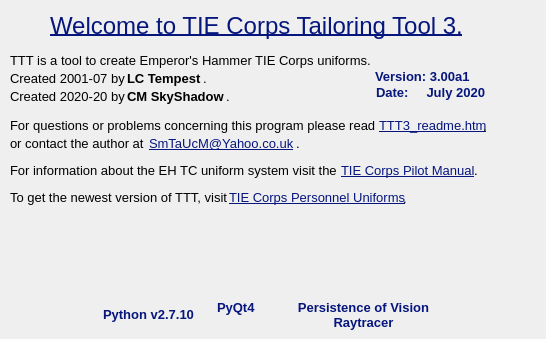
    <widget class="QWidget" name="tabInfo">
     <attribute name="title">
      <string>Info</string>
     </attribute>
     <widget class="QLabel" name="label_4">
      <property name="geometry">
       <rect>
        <x>50</x>
        <y>10</y>
        <width>461</width>
        <height>31</height>
       </rect>
      </property>
      <property name="font">
       <font>
        <family>Arial</family>
        <pointsize>18</pointsize>
        <weight>50</weight>
        <bold>false</bold>
        <underline>true</underline>
       </font>
      </property>
      <property name="styleSheet">
       <string notr="true">color: rgb(6, 22, 125);</string>
      </property>
      <property name="text">
       <string>Welcome to TIE Corps Tailoring Tool 3.</string>
      </property>
     </widget>
     <widget class="QLabel" name="label_5">
      <property name="geometry">
       <rect>
        <x>10</x>
        <y>50</y>
        <width>361</width>
        <height>20</height>
       </rect>
      </property>
      <property name="font">
       <font>
        <family>Arial</family>
        <pointsize>10</pointsize>
       </font>
      </property>
      <property name="text">
       <string>TTT is a tool to create Emperor's Hammer TIE Corps uniforms.</string>
      </property>
     </widget>
     <widget class="QLabel" name="label_6">
      <property name="geometry">
       <rect>
        <x>10</x>
        <y>68</y>
        <width>121</width>
        <height>20</height>
       </rect>
      </property>
      <property name="font">
       <font>
        <family>Arial</family>
        <pointsize>10</pointsize>
       </font>
      </property>
      <property name="text">
       <string>Created 2001-07 by</string>
      </property>
     </widget>
     <widget class="QLabel" name="label_7">
      <property name="geometry">
       <rect>
        <x>127</x>
        <y>68</y>
        <width>81</width>
        <height>20</height>
       </rect>
      </property>
      <property name="font">
       <font>
        <family>Arial</family>
        <pointsize>10</pointsize>
        <weight>75</weight>
        <bold>true</bold>
       </font>
      </property>
      <property name="text">
       <string>LC Tempest</string>
      </property>
     </widget>
     <widget class="QLabel" name="label_8">
      <property name="geometry">
       <rect>
        <x>203</x>
        <y>68</y>
        <width>16</width>
        <height>20</height>
       </rect>
      </property>
      <property name="font">
       <font>
        <family>Arial</family>
        <pointsize>10</pointsize>
       </font>
      </property>
      <property name="text">
       <string>.</string>
      </property>
     </widget>
     <widget class="QLabel" name="label_9">
      <property name="geometry">
       <rect>
        <x>10</x>
        <y>86</y>
        <width>121</width>
        <height>20</height>
       </rect>
      </property>
      <property name="font">
       <font>
        <family>Arial</family>
        <pointsize>10</pointsize>
       </font>
      </property>
      <property name="text">
       <string>Created 2020-20 by</string>
      </property>
     </widget>
     <widget class="QLabel" name="label_10">
      <property name="geometry">
       <rect>
        <x>127</x>
        <y>86</y>
        <width>101</width>
        <height>20</height>
       </rect>
      </property>
      <property name="font">
       <font>
        <family>Arial</family>
        <pointsize>10</pointsize>
        <weight>75</weight>
        <bold>true</bold>
       </font>
      </property>
      <property name="text">
       <string>CM SkyShadow</string>
      </property>
     </widget>
     <widget class="QLabel" name="label_11">
      <property name="geometry">
       <rect>
        <x>226</x>
        <y>86</y>
        <width>16</width>
        <height>20</height>
       </rect>
      </property>
      <property name="font">
       <font>
        <family>Arial</family>
        <pointsize>10</pointsize>
       </font>
      </property>
      <property name="text">
       <string>.</string>
      </property>
     </widget>
     <widget class="QLabel" name="label_12">
      <property name="geometry">
       <rect>
        <x>375</x>
        <y>68</y>
        <width>101</width>
        <height>16</height>
       </rect>
      </property>
      <property name="font">
       <font>
        <family>Arial</family>
        <pointsize>10</pointsize>
        <weight>75</weight>
        <bold>true</bold>
       </font>
      </property>
      <property name="styleSheet">
       <string notr="true">color: rgb(6, 22, 125);</string>
      </property>
      <property name="text">
       <string>Version: 3.00a1</string>
      </property>
     </widget>
     <widget class="QLabel" name="label_13">
      <property name="geometry">
       <rect>
        <x>376</x>
        <y>84</y>
        <width>161</width>
        <height>16</height>
       </rect>
      </property>
      <property name="font">
       <font>
        <family>Arial</family>
        <pointsize>10</pointsize>
        <weight>75</weight>
        <bold>true</bold>
       </font>
      </property>
      <property name="styleSheet">
       <string notr="true">color: rgb(6, 22, 125);</string>
      </property>
      <property name="text">
       <string>Date:     July 2020</string>
      </property>
     </widget>
     <widget class="QLabel" name="lbl_pic_python">
      <property name="geometry">
       <rect>
        <x>109</x>
        <y>221</y>
        <width>81</width>
        <height>81</height>
       </rect>
      </property>
      <property name="font">
       <font>
        <family>Arial</family>
        <pointsize>10</pointsize>
       </font>
      </property>
      <property name="cursor">
       <cursorShape>PointingHandCursor</cursorShape>
      </property>
      <property name="text">
       <string/>
      </property>
      <property name="pixmap">
       <pixmap resource="resource.qrc">:/icons/python27.png</pixmap>
      </property>
      <property name="scaledContents">
       <bool>true</bool>
      </property>
     </widget>
     <widget class="QLabel" name="lbl_pic_povray">
      <property name="geometry">
       <rect>
        <x>313</x>
        <y>221</y>
        <width>101</width>
        <height>81</height>
       </rect>
      </property>
      <property name="font">
       <font>
        <family>Arial</family>
        <pointsize>10</pointsize>
       </font>
      </property>
      <property name="cursor">
       <cursorShape>PointingHandCursor</cursorShape>
      </property>
      <property name="text">
       <string/>
      </property>
      <property name="pixmap">
       <pixmap resource="resource.qrc">:/icons/povray.png</pixmap>
      </property>
      <property name="scaledContents">
       <bool>true</bool>
      </property>
     </widget>
     <widget class="QLabel" name="lbl_python">
      <property name="geometry">
       <rect>
        <x>103</x>
        <y>306</y>
        <width>101</width>
        <height>16</height>
       </rect>
      </property>
      <property name="font">
       <font>
        <family>Arial</family>
        <pointsize>10</pointsize>
        <weight>75</weight>
        <bold>true</bold>
       </font>
      </property>
      <property name="cursor">
       <cursorShape>PointingHandCursor</cursorShape>
      </property>
      <property name="styleSheet">
       <string notr="true">color: rgb(6, 22, 125);</string>
      </property>
      <property name="text">
       <string>Python v2.7.10</string>
      </property>
     </widget>
     <widget class="QLabel" name="lbl_povray">
      <property name="geometry">
       <rect>
        <x>293</x>
        <y>299</y>
        <width>141</width>
        <height>31</height>
       </rect>
      </property>
      <property name="font">
       <font>
        <family>Arial</family>
        <pointsize>10</pointsize>
        <weight>75</weight>
        <bold>true</bold>
       </font>
      </property>
      <property name="cursor">
       <cursorShape>PointingHandCursor</cursorShape>
      </property>
      <property name="styleSheet">
       <string notr="true">color: rgb(6, 22, 125);</string>
      </property>
      <property name="text">
       <string>Persistence of Vision Raytracer</string>
      </property>
      <property name="alignment">
       <set>Qt::AlignCenter</set>
      </property>
      <property name="wordWrap">
       <bool>true</bool>
      </property>
     </widget>
     <widget class="QLabel" name="lbl_pic_qt">
      <property name="geometry">
       <rect>
        <x>209</x>
        <y>221</y>
        <width>81</width>
        <height>81</height>
       </rect>
      </property>
      <property name="font">
       <font>
        <family>Arial</family>
        <pointsize>10</pointsize>
       </font>
      </property>
      <property name="cursor">
       <cursorShape>PointingHandCursor</cursorShape>
      </property>
      <property name="text">
       <string/>
      </property>
      <property name="pixmap">
       <pixmap resource="resource.qrc">:/icons/Qt_logo.png</pixmap>
      </property>
      <property name="scaledContents">
       <bool>true</bool>
      </property>
     </widget>
     <widget class="QLabel" name="lbl_qt">
      <property name="geometry">
       <rect>
        <x>217</x>
        <y>299</y>
        <width>41</width>
        <height>16</height>
       </rect>
      </property>
      <property name="font">
       <font>
        <family>Arial</family>
        <pointsize>10</pointsize>
        <weight>75</weight>
        <bold>true</bold>
       </font>
      </property>
      <property name="cursor">
       <cursorShape>PointingHandCursor</cursorShape>
      </property>
      <property name="styleSheet">
       <string notr="true">color: rgb(6, 22, 125);</string>
      </property>
      <property name="text">
       <string>PyQt4</string>
      </property>
     </widget>
     <widget class="QLabel" name="label_20">
      <property name="geometry">
       <rect>
        <x>10</x>
        <y>115</y>
        <width>371</width>
        <height>20</height>
       </rect>
      </property>
      <property name="font">
       <font>
        <family>Arial</family>
        <pointsize>10</pointsize>
       </font>
      </property>
      <property name="text">
       <string>For questions or problems concerning this program please read</string>
      </property>
     </widget>
     <widget class="QLabel" name="label_21">
      <property name="geometry">
       <rect>
        <x>10</x>
        <y>133</y>
        <width>141</width>
        <height>20</height>
       </rect>
      </property>
      <property name="font">
       <font>
        <family>Arial</family>
        <pointsize>10</pointsize>
       </font>
      </property>
      <property name="text">
       <string>or contact the author at</string>
      </property>
     </widget>
     <widget class="QLabel" name="label_22">
      <property name="geometry">
       <rect>
        <x>10</x>
        <y>160</y>
        <width>331</width>
        <height>20</height>
       </rect>
      </property>
      <property name="font">
       <font>
        <family>Arial</family>
        <pointsize>10</pointsize>
       </font>
      </property>
      <property name="text">
       <string>For information about the EH TC uniform system visit the</string>
      </property>
     </widget>
     <widget class="QLabel" name="label_23">
      <property name="geometry">
       <rect>
        <x>10</x>
        <y>187</y>
        <width>221</width>
        <height>20</height>
       </rect>
      </property>
      <property name="font">
       <font>
        <family>Arial</family>
        <pointsize>10</pointsize>
       </font>
      </property>
      <property name="text">
       <string>To get the newest version of TTT, visit</string>
      </property>
     </widget>
     <widget class="QLabel" name="lbl_email">
      <property name="geometry">
       <rect>
        <x>149</x>
        <y>133</y>
        <width>151</width>
        <height>20</height>
       </rect>
      </property>
      <property name="font">
       <font>
        <family>Arial</family>
        <pointsize>10</pointsize>
        <underline>true</underline>
       </font>
      </property>
      <property name="cursor">
       <cursorShape>PointingHandCursor</cursorShape>
      </property>
      <property name="styleSheet">
       <string notr="true">color: rgb(6, 22, 125);</string>
      </property>
      <property name="text">
       <string>SmTaUcM@Yahoo.co.uk</string>
      </property>
     </widget>
     <widget class="QLabel" name="label_25">
      <property name="geometry">
       <rect>
        <x>296</x>
        <y>133</y>
        <width>16</width>
        <height>20</height>
       </rect>
      </property>
      <property name="font">
       <font>
        <family>Arial</family>
        <pointsize>10</pointsize>
       </font>
      </property>
      <property name="text">
       <string>.</string>
      </property>
     </widget>
     <widget class="QLabel" name="lbl_readme">
      <property name="geometry">
       <rect>
        <x>379</x>
        <y>115</y>
        <width>111</width>
        <height>20</height>
       </rect>
      </property>
      <property name="font">
       <font>
        <family>Arial</family>
        <pointsize>10</pointsize>
        <underline>true</underline>
       </font>
      </property>
      <property name="cursor">
       <cursorShape>PointingHandCursor</cursorShape>
      </property>
      <property name="styleSheet">
       <string notr="true">color: rgb(6, 22, 125);</string>
      </property>
      <property name="text">
       <string>TTT3_readme.htm</string>
      </property>
     </widget>
     <widget class="QLabel" name="label_27">
      <property name="geometry">
       <rect>
        <x>483</x>
        <y>116</y>
        <width>16</width>
        <height>20</height>
       </rect>
      </property>
      <property name="font">
       <font>
        <family>Arial</family>
        <pointsize>10</pointsize>
       </font>
      </property>
      <property name="text">
       <string>.</string>
      </property>
     </widget>
     <widget class="QLabel" name="lbl_tcpm">
      <property name="geometry">
       <rect>
        <x>341</x>
        <y>160</y>
        <width>141</width>
        <height>20</height>
       </rect>
      </property>
      <property name="font">
       <font>
        <family>Arial</family>
        <pointsize>10</pointsize>
        <underline>true</underline>
       </font>
      </property>
      <property name="cursor">
       <cursorShape>PointingHandCursor</cursorShape>
      </property>
      <property name="styleSheet">
       <string notr="true">color: rgb(6, 22, 125);</string>
      </property>
      <property name="text">
       <string>TIE Corps Pilot Manual</string>
      </property>
     </widget>
     <widget class="QLabel" name="label_29">
      <property name="geometry">
       <rect>
        <x>474</x>
        <y>160</y>
        <width>16</width>
        <height>20</height>
       </rect>
      </property>
      <property name="font">
       <font>
        <family>Arial</family>
        <pointsize>10</pointsize>
       </font>
      </property>
      <property name="text">
       <string>.</string>
      </property>
     </widget>
     <widget class="QLabel" name="lbl_uniforms">
      <property name="geometry">
       <rect>
        <x>229</x>
        <y>187</y>
        <width>181</width>
        <height>20</height>
       </rect>
      </property>
      <property name="font">
       <font>
        <family>Arial</family>
        <pointsize>10</pointsize>
        <underline>true</underline>
       </font>
      </property>
      <property name="cursor">
       <cursorShape>PointingHandCursor</cursorShape>
      </property>
      <property name="styleSheet">
       <string notr="true">color: rgb(6, 22, 125);</string>
      </property>
      <property name="text">
       <string>TIE Corps Personnel Uniforms</string>
      </property>
     </widget>
     <widget class="QLabel" name="label_31">
      <property name="geometry">
       <rect>
        <x>403</x>
        <y>188</y>
        <width>16</width>
        <height>20</height>
       </rect>
      </property>
      <property name="font">
       <font>
        <family>Arial</family>
        <pointsize>10</pointsize>
       </font>
      </property>
      <property name="text">
       <string>.</string>
      </property>
     </widget>
    </widget>
